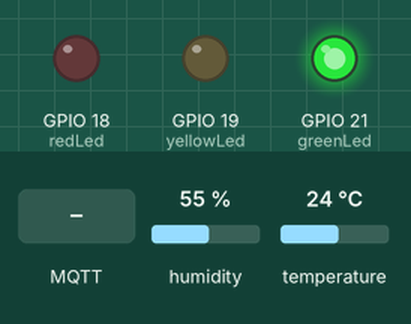
Simulated run of this sketch. Board: ESP32. On the bench: output pins drawn as LEDs (lit = HIGH). The test bench sets the inputs (shaded band); at power-on: temperature 24 °C, humidity 55 %. WiFi joins after 1.5 s; servers stay silent unless stated; no MQTT or app messages arrive unless stated; what the sketch prints to the serial monitor is not drawn.

Above: at 2.7 s.
2.8 s: temperature set to 26 °C
At 4.2 s:
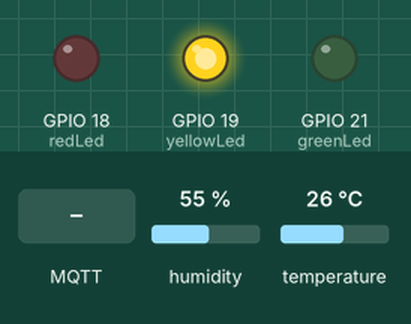
5.1 s: temperature set to 29 °C
6.8 s: temperature set to 32 °C
At 9.0 s:
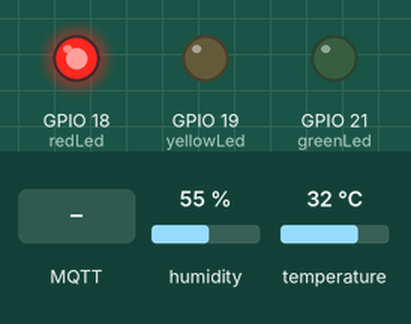
11.1 s: MQTT message "AUTO_DISABLE" arrives on the first subscribed topic
At 12.7 s:
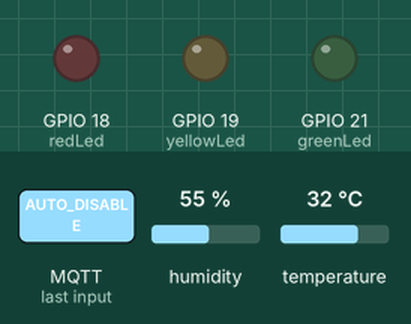
13.2 s: MQTT message "RED_ON" arrives on the first subscribed topic
At 15.2 s:
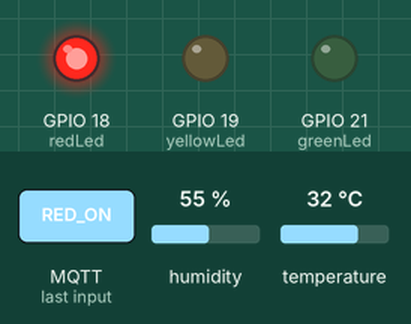
Timing chart, 0 to 16.2 s (numbered marks = the images above; inputs shaded):
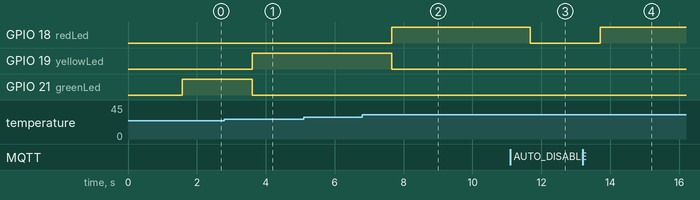

Measured:
- the behaviour switches between 24 and 25 °C on temperature (found by bisection; images 0 and 1)
- the behaviour switches between 30 and 31 °C on temperature (found by bisection; images 1 and 2)
- after the input at 2.8 s, GPIO 19 (yellowLed): LOW → HIGH after 0.80 s; GPIO 21 (greenLed): HIGH → LOW after 0.80 s
- after the input at 5.1 s, every drawn part: stays the same
- after the input at 6.8 s, GPIO 18 (redLed): LOW → HIGH after 0.85 s; GPIO 19 (yellowLed): HIGH → LOW after 0.85 s
- after the input at 11.1 s, GPIO 18 (redLed): HIGH → LOW after 0.58 s
- after the input at 13.2 s, GPIO 18 (redLed): LOW → HIGH after 0.50 s

The sketch:

esp32_sensor_suhu.ino
```cpp
#include <WiFi.h>
#include <PubSubClient.h>
#include <DHT.h>

// ===== WiFi & MQTT Config =====
const char* ssid = "";
const char* password = "";

const char* mqtt_server = "test.mosquitto.org";
const char* clientId = "esp-sensor-suhu-3";
const char* topicTemp = "sensor/esp32/3/temperature";
const char* topicHum = "sensor/esp32/3/humidity";
const char* topicLedControl = "sensor/esp32/3/led_control";

// ===== Pin Config =====
const int redLed = 18;
const int yellowLed = 19;
const int greenLed = 21;
const int dhtPin = 22;

// ===== Init =====
DHT dht(dhtPin, DHT11);
WiFiClient espClient;
PubSubClient client(espClient);

// ===== State =====
bool autoMode = true;  // default: LED mengikuti suhu otomatis

// ===== Setup =====
void setup() {
  Serial.begin(115200);

  pinMode(redLed, OUTPUT);
  pinMode(yellowLed, OUTPUT);
  pinMode(greenLed, OUTPUT);

  dht.begin();
  connectWiFi();

  client.setServer(mqtt_server, 1883);
  client.setCallback(callback);
}

// ===== Connect WiFi =====
void connectWiFi() {
  Serial.print("Connecting to WiFi");
  WiFi.begin(ssid, password);
  while (WiFi.status() != WL_CONNECTED) {
    delay(500);
    Serial.print(".");
  }
  Serial.println("\nWiFi connected!");
  Serial.print("IP Address: ");
  Serial.println(WiFi.localIP());
}

// ===== MQTT Reconnect =====
void reconnectMQTT() {
  while (!client.connected()) {
    Serial.print("Connecting to MQTT...");
    if (client.connect(clientId)) {
      Serial.println("connected!");
      client.subscribe(topicLedControl);
    } else {
      Serial.print("failed, rc=");
      Serial.print(client.state());
      Serial.println(", retry in 5s");
      delay(5000);
    }
  }
}

// ===== MQTT Callback =====
void callback(char* topic, byte* payload, unsigned int length) {
  String msg = "";
  for (unsigned int i = 0; i < length; i++) msg += (char)payload[i];

  Serial.print("Message received on ");
  Serial.print(topic);
  Serial.print(": ");
  Serial.println(msg);

  if (String(topic) == topicLedControl) {
    if (msg == "AUTO_ENABLE") {
      autoMode = true;
      Serial.println("AUTO MODE ENABLED");
    }
    else if (msg == "AUTO_DISABLE") {
      autoMode = false;
      digitalWrite(redLed, LOW);
      digitalWrite(yellowLed, LOW);
      digitalWrite(greenLed, LOW);
      Serial.println("AUTO MODE DISABLED");
    }

    if (!autoMode) {
      if (msg == "RED_ON") digitalWrite(redLed, HIGH);
      if (msg == "RED_OFF") digitalWrite(redLed, LOW);
      if (msg == "YELLOW_ON") digitalWrite(yellowLed, HIGH);
      if (msg == "YELLOW_OFF") digitalWrite(yellowLed, LOW);
      if (msg == "GREEN_ON") digitalWrite(greenLed, HIGH);
      if (msg == "GREEN_OFF") digitalWrite(greenLed, LOW);
    }
  }
}

// ===== Loop =====
void loop() {
  if (!client.connected()) reconnectMQTT();
  client.loop();

  float t = dht.readTemperature();
  float h = dht.readHumidity();

  if (isnan(t) || isnan(h)) {
    Serial.println("Failed to read from DHT sensor!");
    delay(2000);
    return;
  }

  char tempStr[8], humStr[8];
  dtostrf(t, 1, 2, tempStr);
  dtostrf(h, 1, 2, humStr);

  client.publish(topicTemp, tempStr);
  client.publish(topicHum, humStr);

  Serial.print("Temperature: "); Serial.print(tempStr);
  Serial.print(" °C  | Humidity: "); Serial.println(humStr);

  // ===== LED indikator suhu otomatis =====
  if (autoMode) {
    if (t > 30) {
      digitalWrite(redLed, HIGH);
      digitalWrite(yellowLed, LOW);
      digitalWrite(greenLed, LOW);
    } else if (t >= 25 && t <= 30) {
      digitalWrite(redLed, LOW);
      digitalWrite(yellowLed, HIGH);
      digitalWrite(greenLed, LOW);
    } else {
      digitalWrite(redLed, LOW);
      digitalWrite(yellowLed, LOW);
      digitalWrite(greenLed, HIGH);
    }
  }

  delay(2000);
}
```
